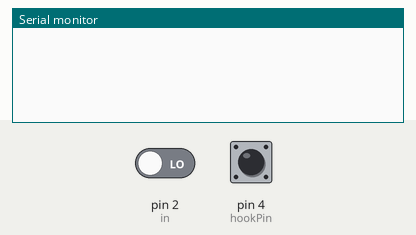
Bench run of a sketch on a simulated Arduino Uno, built with avr-gcc and run on an emulated ATmega328P. Parts: the last lines printed to the serial monitor. The inputs (shaded band) are chosen by the test bench; at power-on: pin 2 (in) LOW, pin 4 (hookPin) LOW.

Above: at 1.2 s.
1.3 s: pin 2 (in) driven HIGH
At 2.6 s:
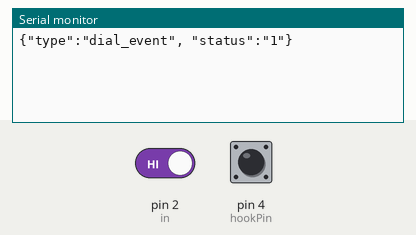
2.9 s: pin 4 (hookPin) pulled HIGH for 0.15 s
At 3.4 s:
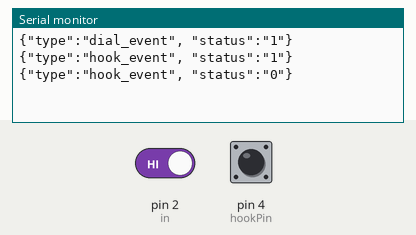

Measured:
- after the input at 1.3 s, the serial monitor: prints a new line after 0.10 s (image 1)
- after the input at 2.9 s, the serial monitor: prints a new line at once (image 2)

The sketch:

phone.ino
```cpp
int needToPrint = 0;
int count;
int in = 2;
int hookPin=4;
int lastState = LOW;
int trueState = LOW;
long lastStateChangeTime = 0;
int cleared = 0;
int lastHook = 0;


// constants

int dialHasFinishedRotatingAfterMs  = 100;
int debounceDelay = 10;

void setup()
{
  Serial.begin(9600);
  pinMode(in, INPUT);
  pinMode(hookPin, INPUT);
}

void loop()
{
  int reading = digitalRead(in);
  int hookState = digitalRead(hookPin);


  if ((millis() - lastStateChangeTime) > dialHasFinishedRotatingAfterMs) {
    // the dial isn't being dialed, or has just finished being dialed.
    if(hookState != lastHook) {
//      Serial.print("Hook Change\n");
      lastHook = hookState;
      Serial.print("{\"type\":\"hook_event\", \"status\":\"");
      Serial.print(hookState);
      Serial.print("\"}\n");
    }


    if (needToPrint) {
      // if it's only just finished being dialed, we need to send the number down the serial
      // line and reset the count. We mod the count by 10 because '0' will send 10 pulses.
      Serial.print("{\"type\":\"dial_event\", \"status\":\"");
      Serial.print(count % 10, DEC);
      Serial.print("\"}\n");
      needToPrint = 0;
      count = 0;
      cleared = 0;
    }
  }

  if (reading != lastState) {
    lastStateChangeTime = millis();
  }
  if ((millis() - lastStateChangeTime) > debounceDelay) {
    // debounce - this happens once it's stablized
    if (reading != trueState) {
      // this means that the switch has either just gone from closed->open or vice versa.
      trueState = reading;
      if (trueState == HIGH) {
        // increment the count of pulses if it's gone high.
        count++;
        needToPrint = 1; // we'll need to print this number (once the dial has finished rotating)
      }
    }
  }
  lastState = reading;
}
```
